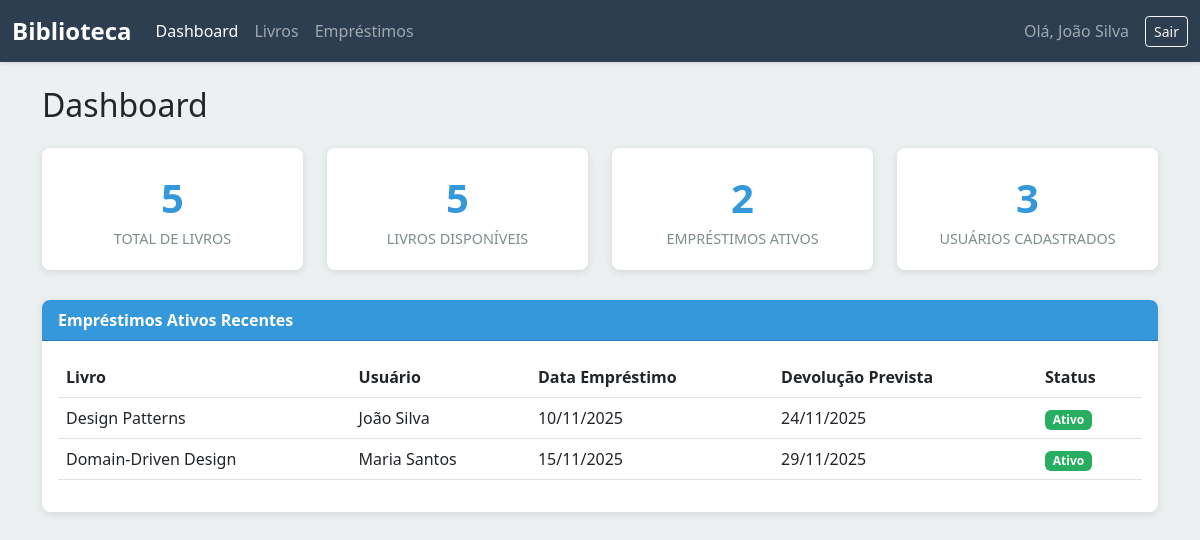
The page /public/dashboard.php (signed in) on the database its author committed.
### tables this page shows
CREATE TABLE IF NOT EXISTS usuarios (
    id INT AUTO_INCREMENT PRIMARY KEY,
    nome VARCHAR(100) NOT NULL,
    email VARCHAR(100) UNIQUE NOT NULL,
    senha VARCHAR(255) NOT NULL,
    admin BOOLEAN DEFAULT FALSE,
    data_cadastro TIMESTAMP DEFAULT CURRENT_TIMESTAMP
);

CREATE TABLE IF NOT EXISTS emprestimos (
    id INT AUTO_INCREMENT PRIMARY KEY,
    livro_id INT NOT NULL,
    usuario_id INT NOT NULL,
    data_emprestimo DATE NOT NULL,
    data_devolucao_prevista DATE NOT NULL,
    data_devolucao_real DATE,
    status ENUM('ativo', 'devolvido', 'atrasado') DEFAULT 'ativo',
    FOREIGN KEY (livro_id) REFERENCES livros(id) ON DELETE CASCADE,
    FOREIGN KEY (usuario_id) REFERENCES usuarios(id) ON DELETE CASCADE
);

CREATE TABLE IF NOT EXISTS livros (
    id INT AUTO_INCREMENT PRIMARY KEY,
    titulo VARCHAR(200) NOT NULL,
    autor VARCHAR(100) NOT NULL,
    isbn VARCHAR(20) UNIQUE,
    ano_publicacao INT,
    quantidade_total INT NOT NULL DEFAULT 1,
    quantidade_disponivel INT NOT NULL DEFAULT 1,
    data_cadastro TIMESTAMP DEFAULT CURRENT_TIMESTAMP
);

### src/includes/auth.php (called while the page is built, shortened)
<?php
function getUsuarioLogado() {
    return [
        'id' => $_SESSION['usuario_id'] ?? null,
        'nome' => $_SESSION['usuario_nome'] ?? null,
        'email' => $_SESSION['usuario_email'] ?? null,
        'admin' => $_SESSION['usuario_admin'] ?? false
    ];
}
?>

### src/public/dashboard.php (the view, shortened to what this page needs)
<?php
require_once '../config/database.php';
require_once '../includes/auth.php';
$usuario = getUsuarioLogado();
$stmt = $pdo->query("SELECT COUNT(*) FROM livros");
$totalLivros = $stmt->fetchColumn();
$stmt = $pdo->query("SELECT COUNT(*) FROM livros WHERE quantidade_disponivel > 0");
$livrosDisponiveis = $stmt->fetchColumn();
$stmt = $pdo->query("SELECT COUNT(*) FROM emprestimos WHERE status = 'ativo'");
$emprestimosAtivos = $stmt->fetchColumn();
$stmt = $pdo->query("SELECT COUNT(*) FROM usuarios");
$totalUsuarios = $stmt->fetchColumn();
$stmt = $pdo->query("
    SELECT e.*, l.titulo, u.nome as usuario_nome
    FROM emprestimos e
    JOIN livros l ON e.livro_id = l.id
    JOIN usuarios u ON e.usuario_id = u.id
    WHERE e.status = 'ativo'
    ORDER BY e.data_devolucao_prevista ASC
    LIMIT 5
");
$emprestimosRecentes = $stmt->fetchAll();
?>
<!DOCTYPE html>
<html lang="pt-BR">
<head>
    <link href="https://cdn.jsdelivr.net/npm/bootstrap@5.3.0/dist/css/bootstrap.min.css" rel="stylesheet">
    <link rel="stylesheet" href="/public/css/style.css">
</head>
<body>
    <nav class="navbar navbar-expand-lg navbar-dark">
        <div class="container-fluid">
            <a class="navbar-brand" href="/public/dashboard.php">Biblioteca</a>
            <div class="collapse navbar-collapse" id="navbarNav">
                <ul class="navbar-nav me-auto">
                    <li class="nav-item">
                        <a class="nav-link active" href="/public/dashboard.php">Dashboard</a>
                    </li>
                    <li class="nav-item">
                        <a class="nav-link" href="/public/livros.php">Livros</a>
                    </li>
                    <li class="nav-item">
                        <a class="nav-link" href="/public/emprestimos.php">Empréstimos</a>
                    </li>
                </ul>
                <span class="navbar-text me-3">
                    Olá, <?php echo htmlspecialchars($usuario['nome']); ?>
                </span>
                <a href="/public/logout.php" class="btn btn-outline-light btn-sm">Sair</a>
            </div>
        </div>
    </nav>
    <div class="container mt-4">
        <h2 class="mb-4">Dashboard</h2>
        <div class="row dashboard-stats">
            <div class="col-md-3">
                <div class="stat-card">
                    <div class="stat-number"><?php echo $totalLivros; ?></div>
                    <div class="stat-label">Total de Livros</div>
                </div>
            </div>
            <div class="col-md-3">
                <div class="stat-card">
                    <div class="stat-number"><?php echo $livrosDisponiveis; ?></div>
                    <div class="stat-label">Livros Disponíveis</div>
                </div>
            </div>
            <div class="col-md-3">
                <div class="stat-card">
                    <div class="stat-number"><?php echo $emprestimosAtivos; ?></div>
                    <div class="stat-label">Empréstimos Ativos</div>
                </div>
            </div>
            <div class="col-md-3">
                <div class="stat-card">
                    <div class="stat-number"><?php echo $totalUsuarios; ?></div>
                    <div class="stat-label">Usuários Cadastrados</div>
                </div>
            </div>
        </div>
        <div class="card">
            <div class="card-header">
                Empréstimos Ativos Recentes
            </div>
            <div class="card-body">
                <?php if (count($emprestimosRecentes) > 0): ?>
                    <div class="table-responsive">
                        <table class="table table-hover">
                            <thead>
                                <tr>
                                    <th>Livro</th>
                                    <th>Usuário</th>
                                    <th>Data Empréstimo</th>
                                    <th>Devolução Prevista</th>
                                    <th>Status</th>
                                </tr>
                            </thead>
                            <tbody>
                                <?php foreach ($emprestimosRecentes as $emp):
                                    $hoje = new DateTime();
                                    $dataDevolucao = new DateTime($emp['data_devolucao_prevista']);
                                    $status = $dataDevolucao < $hoje ? 'atrasado' : 'ativo';
                                ?>
                                    <tr>
                                        <td><?php echo htmlspecialchars($emp['titulo']); ?></td>
                                        <td><?php echo htmlspecialchars($emp['usuario_nome']); ?></td>
                                        <td><?php echo date('d/m/Y', strtotime($emp['data_emprestimo'])); ?></td>
                                        <td><?php echo date('d/m/Y', strtotime($emp['data_devolucao_prevista'])); ?></td>
                                        <td>
                                            <span class="badge badge-status-<?php echo $status; ?>">
                                                <?php echo ucfirst($status); ?>
                                            </span>
                                        </td>
                                    </tr>
                                <?php endforeach; ?>
                            </tbody>
                        </table>
                    </div>
                <?php else: ?>
                    <p class="text-muted">Nenhum empréstimo ativo no momento.</p>
                <?php endif; ?>
            </div>
        </div>
    </div>
</body>
</html>

### src/public/css/style.css (style rules this page uses)
:root { --primary-color: #2c3e50; --secondary-color: #3498db; --success-color: #27ae60; --danger-color: #e74c3c; --warning-color: #f39c12; --light-bg: #ecf0f1; }
body { background-color: var(--light-bg); font-family: 'Segoe UI', Tahoma, Geneva, Verdana, sans-serif; }
.navbar { background-color: var(--primary-color) !important; box-shadow: 0 2px 4px rgba(0,0,0,.1); }
.navbar-brand { font-weight: bold; font-size: 1.5rem; }
.card { border: none; box-shadow: 0 2px 8px rgba(0,0,0,.1); border-radius: 8px; margin-bottom: 20px; }
.card-header { background-color: var(--secondary-color); color: white; font-weight: bold; border-radius: 8px 8px 0 0 !important; }
.dashboard-stats { margin-bottom: 30px; }
.stat-card { text-align: center; padding: 20px; background: white; border-radius: 8px; box-shadow: 0 2px 8px rgba(0,0,0,.1); transition: transform 0.2s; }
.stat-number { font-size: 2.5rem; font-weight: bold; color: var(--secondary-color); }
.stat-label { color: #7f8c8d; font-size: 0.9rem; text-transform: uppercase; }
.badge-status-ativo { background-color: var(--success-color); }

### rows shown on the page
usuarios: nome "João Silva"
emprestimos: livro.titulo "Design Patterns", usuario.nome "João Silva", data_emprestimo "10/11/2025", data_devolucao_prevista "24/11/2025", data_devolucao_prevista "Ativo"
emprestimos: livro.titulo "Domain-Driven Design", usuario.nome "Maria Santos", data_emprestimo "15/11/2025", data_devolucao_prevista "29/11/2025", data_devolucao_prevista "Ativo"

### other values the page prints
$totalLivros "5"
$livrosDisponiveis "5"
$emprestimosAtivos "2"
$totalUsuarios "3"
